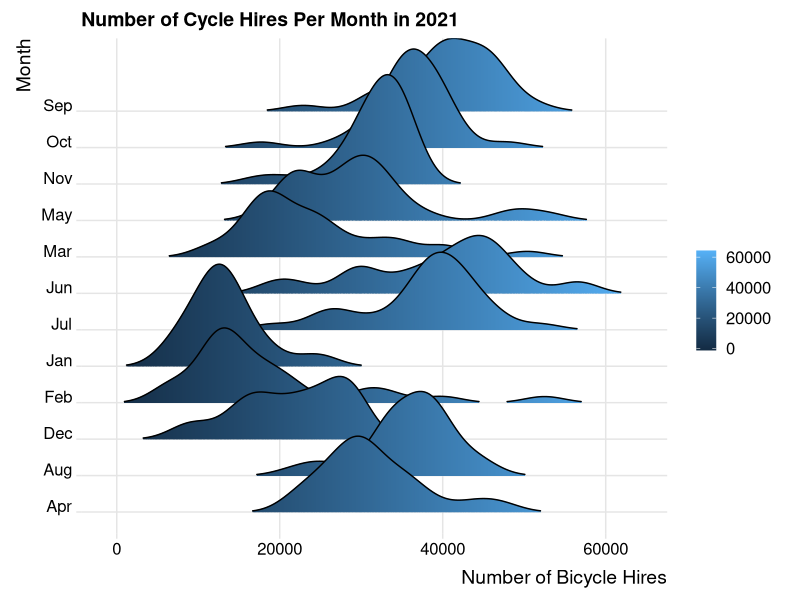

This figure's R source:
library(tidyverse)
library(ggridges)
library(lubridate)
# Day 8 - Mountain Dis
# Data: https://data.london.gov.uk/dataset/number-bicycle-hires

cycle_data <- readxl::read_xlsx("tfl-daily-cycle-hires.xlsx", sheet = "Data")
cycle_data

df_cycle <- cycle_data %>% select(Day, `Number of Bicycle Hires...2`)
df_cycle
names(df_cycle)[2] <- "Number of Bicycle Hires"

df_cycle <- df_cycle %>% filter(Day > as.POSIXct("2021-01-01 00:00:00")) %>% 
                                  filter(Day < as.POSIXct("2022-01-01 00:00:00"))


df_cycle$Month <-(format(df_cycle$Day, "%b"))


ggplot(df_cycle, aes(x = `Number of Bicycle Hires`, y =  Month, fill = stat(x) )) +
  geom_density_ridges_gradient(rel_min_height = 0.01, scale=3) +
  labs(title= "Number of Cycle Hires Per Month in 2021", fill = "") + theme_ridges()

